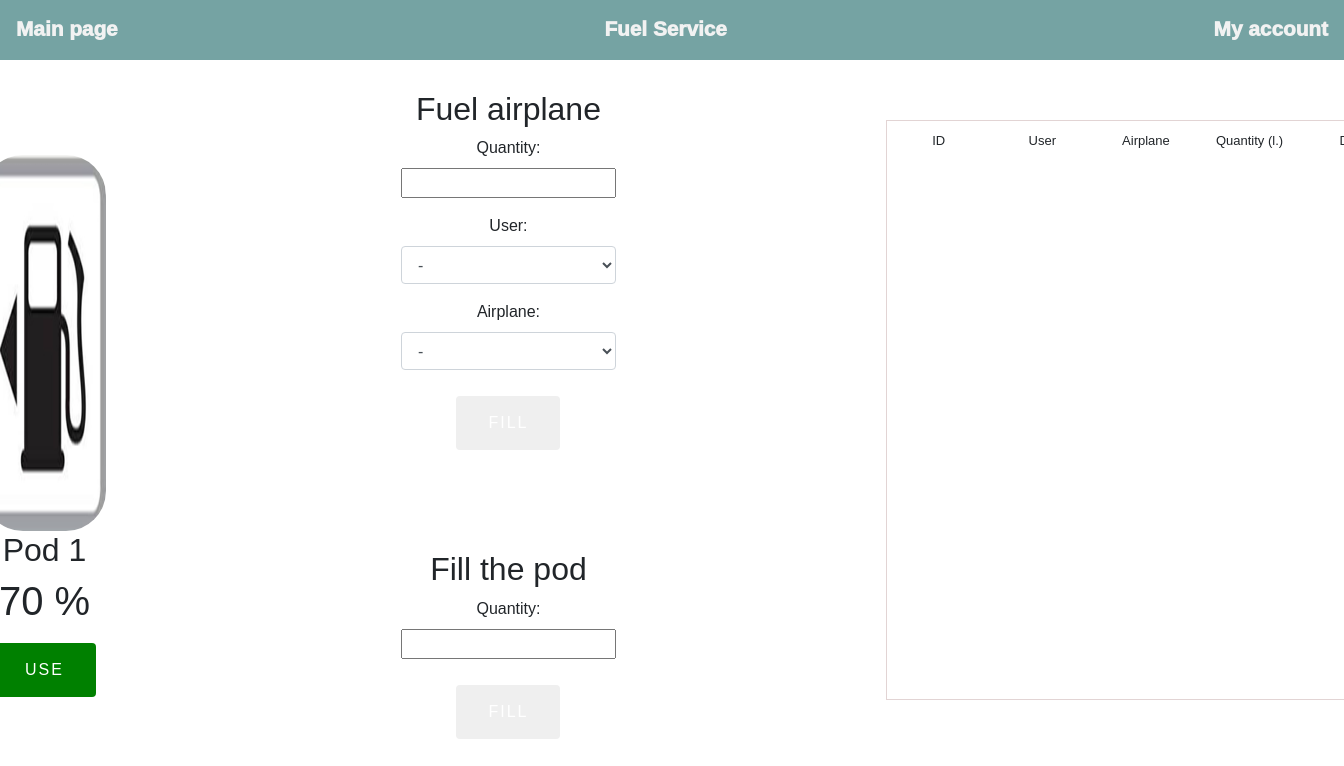
/fuel/1 (signed in), run on an earlier commit of the app's database.
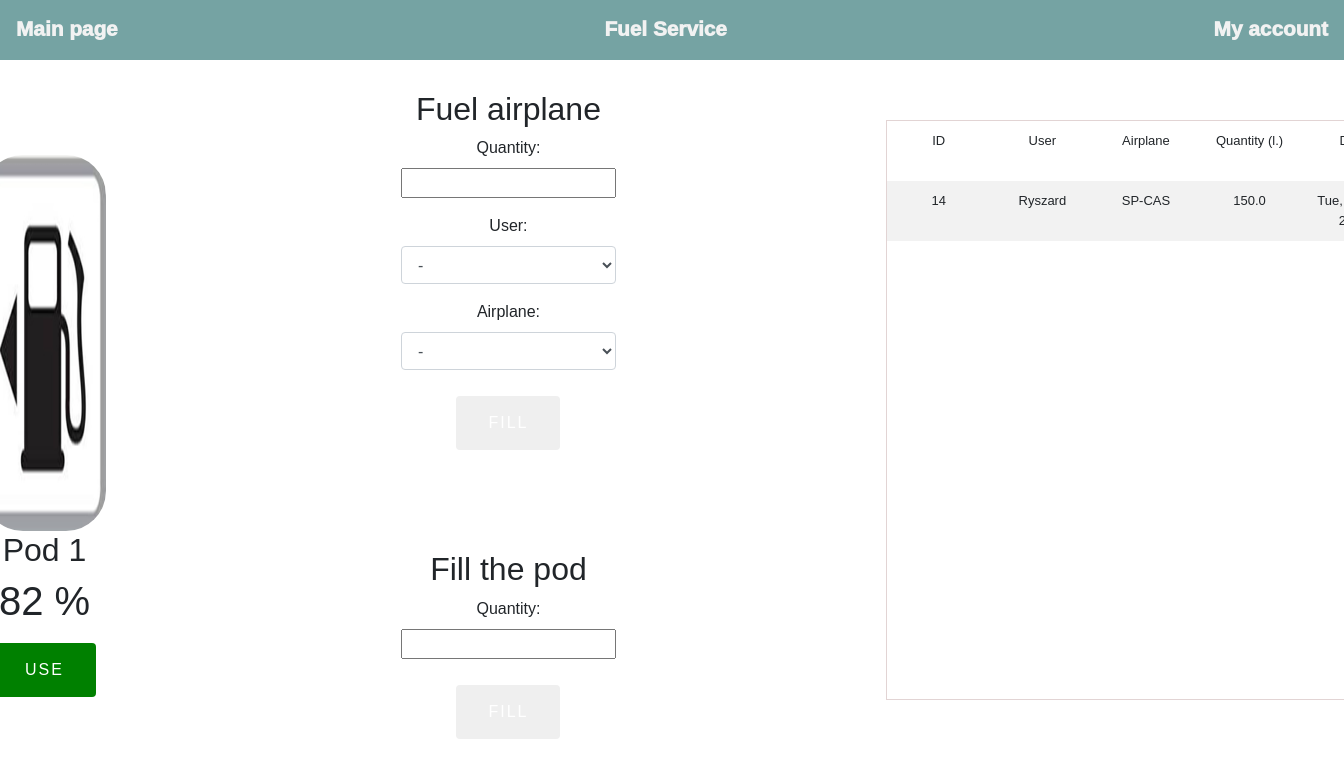
And on a later commit of the database.
### echrono/models.py (models this page shows)
class FuelPods(models.Model):
    __tablename__ = "FuelPods"
    capacity = models.IntegerField()
    fill_level = models.FloatField()
    fill_percentage = models.IntegerField(default=100)

class FuelTransactions(models.Model):
    __tablename__ = "substitutes"
    buyer = models.ForeignKey(User, on_delete=models.DO_NOTHING)
    quantity = models.FloatField()
    aircraft_id = models.ForeignKey(Airplane, on_delete=models.DO_NOTHING)
    fuel_pod = models.ForeignKey(FuelPods, on_delete=models.DO_NOTHING)
    date = models.DateTimeField(default=datetime.now())

class User(models.Model):
    __tablename__ = "user"
    firstname = models.CharField("firstname", max_length=30, blank=False)
    lastname = models.CharField("lastname", max_length=30, blank=False)
    instructor = models.BooleanField("instructor", default=False)
    winch_operator = models.BooleanField("winch_operator", default=False)
    glider_pilot = models.BooleanField("glider_pilot", default=False)
    airplane_pilot = models.BooleanField("airplane_pilot", default=False)
    inspector = models.BooleanField("inspector", default=False)

class Airplane(models.Model):
    __tablename__ = "airplane"
    name = models.CharField("name", max_length=10, blank=False)
    time_in_air = models.IntegerField("time_in_air", blank=True, null=True)

### fuel/views.py (the view)
# urls.py: path('<int:id>', views.pod, name='pod')
def pod(request, id):
    if request.user.is_authenticated:
        pod = FuelPods.objects.filter(id=id).first()
        if pod:
            try:
                if request.method == 'POST':
                    if 'refuel' in request.POST:
                        if pod.fill_level - float(request.POST.get('quantity')) >= 0:
                            pod.fill_level = pod.fill_level - float(request.POST.get('quantity'))
                            pod.fill_percentage = round((pod.fill_level / pod.capacity) * 100, 2)
                            FuelTransactions(buyer=User.objects.filter(id=request.POST.get('user')).first(),
                                             quantity=float(request.POST.get('quantity')),
                                             aircraft_id=Airplane.objects.filter(
                                                 id=request.POST.get('airplane')).first(),
                                             fuel_pod=pod,
                                             date=datetime.now()
                                             ).save()
                            pod.save()
                    if 'refill' in request.POST:
                        if pod.fill_level + float(request.POST.get('quantity')) <= pod.capacity:
                            pod.fill_level = pod.fill_level + float(request.POST.get('quantity'))
                            pod.fill_percentage = round((pod.fill_level / pod.capacity) * 100, 2)
                            pod.save()
            except:
                return redirect('500')
            return render(request, 'fuel/pod.html', {'pod': pod,
                                                     'transactions': FuelTransactions.objects.filter(
                                                         fuel_pod=pod).all(),
                                                     'airplanes': Airplane.objects.all(),
                                                     'users': User.objects.all()})
        else:
            return redirect('500')
    return redirect('home')

### templates/fuel/pod.html (shortened to what this page needs)
{% extends 'base.html' %}
{% load static %}
{% block content %}
<div class="navbar">
    <a href="/">Main page</a>
    <a href="/fuel">Fuel Service</a>
    <a href='/accounts/{{user.id}}'>My account</a>
</div>
<div class="pod_view_container">
    <div class="pod_container">
        <img src="{% static 'imgs/fuel.JPG' %}" height="55%" width="100%" style="border-radius: 40px;"/>
        <h2>Pod {{pod.id}}</h2>
        <h1>{{ pod.fill_percentage }} %</h1>
        <button class="fuel_button">Use</button>
    </div>
    <div class="fuel_forms">
        <div class="fuel_form">
            <h2>Fuel airplane</h2>
            <form class='review_form' method="post">
                <label>Quantity:</label>
                <div class="form-group">
                    <input type="number" name="quantity" step="0.01">
                </div>
                <div class="form-group">
                    <label>User:</label>
                    <select class="form-control" name="user">
                        <option value=''>-</option>
                    </select>
                </div>
                <div class="form-group">
                    <label>Airplane:</label>
                    <select class="form-control" name="airplane">
                        <option value=''>-</option>
                    </select>
                </div>
                <button type="submit" name="refuel">Fill</button>
            </form>
        </div>
        <div class="fuel_form">
            <h2>Fill the pod</h2>
            <form method="post">
                <label>Quantity:</label>
                <div class="form-group">
                    <input type="number" name="quantity" step="0.01">
                </div>
                <button type="submit" name="refill">Fill</button>
            </form>
        </div>
    </div>
    <div class="transactions_container">
        <table class="fuel_transactions_table">
            <tr>
                <td>ID</td>
                <td>User</td>
                <td>Airplane</td>
                <td>Quantity (l.)</td>
                <td>Date</td>
            </tr>
            {% for t in transactions %}
            <tr>
                <td>{{t.id}}</td>
                <td>{{t.buyer.firstname}}</td>
                <td>{{t.aircraft_id.name}}</td>
                <td>{{t.quantity}}</td>
                <td>{{t.date|date:"D, d M, Y"}}</td>
            </tr>
            {% endfor %}
        </table>
    </div>
</div>
{% endblock %}

What changed in the data, as far as the page shows it:
changed FuelPods id 1: fill_percentage "70" → "82"
added FuelTransactions: id "14", buyer.firstname "Ryszard", aircraft_id.name "SP-CAS", quantity "150.0", date "Tue,…"
